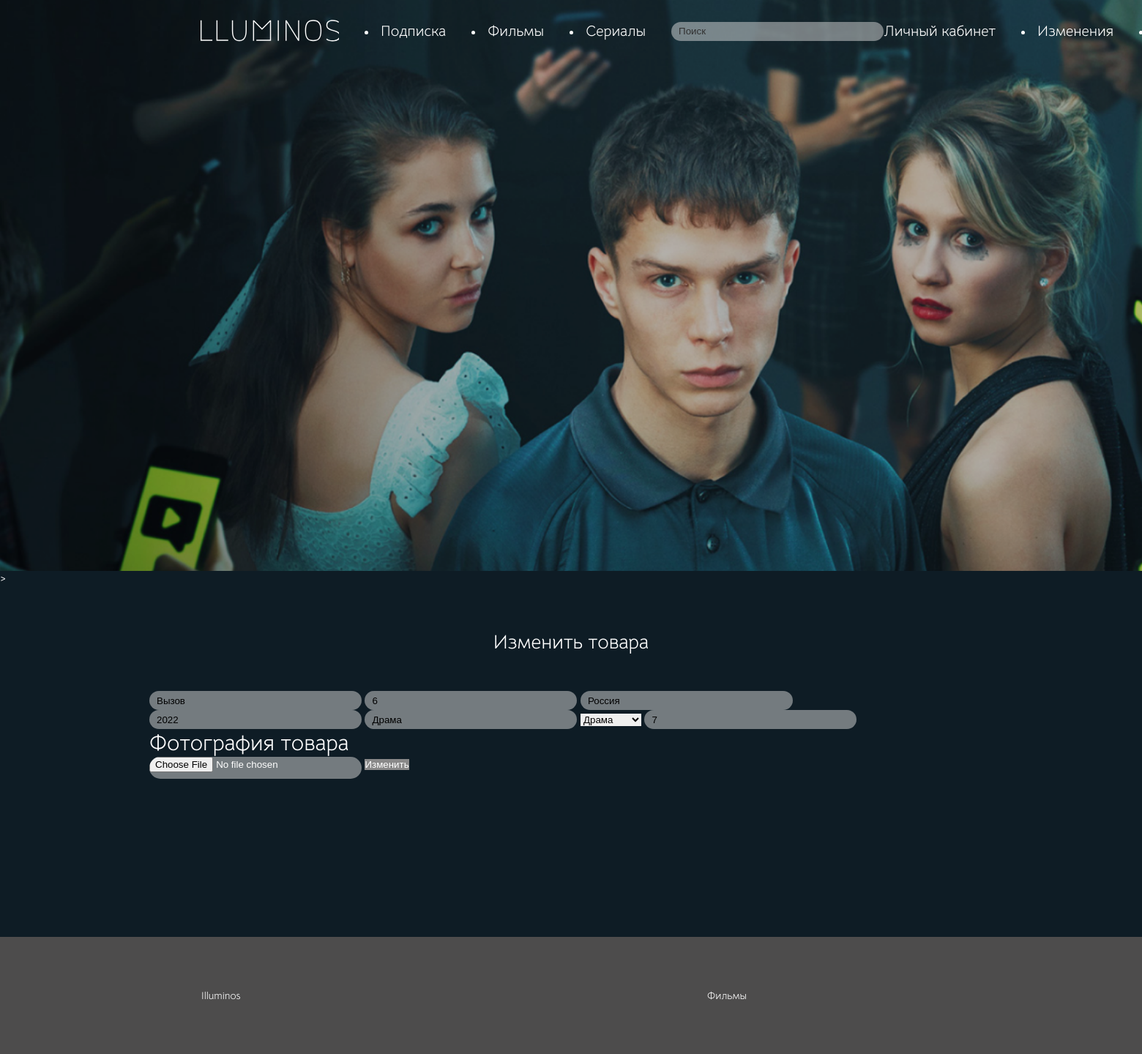
Page /update.php?id=3 (signed in) on the earlier database version.
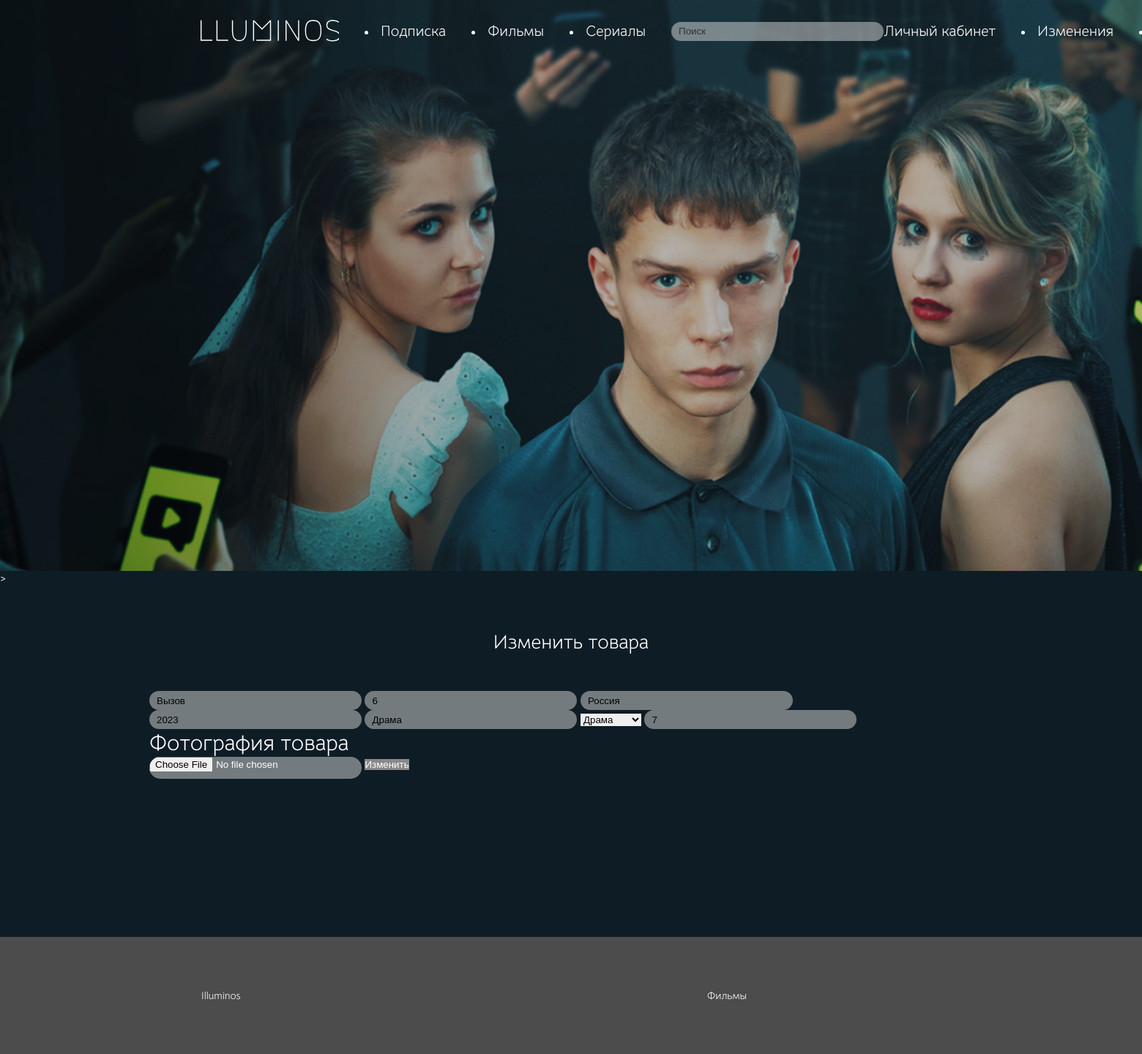
Same page on the later database version.
### tables this page shows
CREATE TABLE `products` (
  `product_id` int(11) NOT NULL,
  `name` varchar(256) NOT NULL,
  `price` int(11) NOT NULL,
  `country` varchar(256) NOT NULL,
  `year` int(11) NOT NULL,
  `model` varchar(256) NOT NULL,
  `category` varchar(256) NOT NULL,
  `time` varchar(255) NOT NULL,
  `count` int(11) NOT NULL,
  `path` varchar(256) NOT NULL,
  `video` varchar(256) NOT NULL,
  `opisanie` text NOT NULL,
  `acters` text NOT NULL,
  `rejiser` text NOT NULL,
  `created_at` timestamp NOT NULL DEFAULT CURRENT_TIMESTAMP
);

### update.php (the view, shortened to what this page needs)
<?php
	$connect = new mysqli("localhost", "root", "", "up1");
	$connect->set_charset("utf8");;
	$sql = "SELECT * FROM `products` WHERE `product_id`=".$_GET["id"];
	$product = $connect->query($sql)->fetch_assoc();
	$result = $connect->query("SELECT * FROM `categories`");
	$categories = "";
	while($row = $result->fetch_assoc()) {
		$selected = ($product["category"] == $row["category"]) ? "selected" : "";
		$categories .= sprintf('<option value="%s" %s>%s</option>', $row["category"], $selected, $row["category"]);
	}
	$menu = '
	<div class="logo">
		 <a href="index.php">
			<img src="assets/img/Illuminos.svg" alt="">
		</a>
	</div>
	<li><a href="login.php">Подписка</a></li>
		<li><a href="films.php">Фильмы</a></li>
		<li><a href="serial.php">Сериалы</a></li>
		<input name="s" placeholder="Поиск" type="search">
		%s
	';
	$m = '';
	if(isset($_SESSION["role"])) {
		$m = '<li><a href="index2.php">Личный кабинет</a></li>';
		$m = '<li><a href="cart.php">Избранное</a></li>';
		$m = '<a href="index2.php">Личный кабинет</a>';
		$m .= ($_SESSION["role"] == "admin") ? '<li><a href="admin.php">Изменения</a></li>' : '';
		$m .= '<li><a href="controllers/logout.php">Выход</a></li>';
	} else
		$m = '
			<li><a href="login.php">Вход</a></li>
			<li><a href="register.php">Регистрация</a></li>
		';
	$menu = sprintf($menu, $m);
?>
  <!DOCTYPE html>
  <html lang="en">
  <head>
	<link rel="stylesheet" href="assets/css/style.css">
	<link rel="stylesheet" href="assets/css/style1.css">
  </head>
  <body>
<div class="main">
	<div class="main_menu">
	   <div class="item">
		   <div class="menu_item">
		   <?= $menu ?>
		  </div>
			 </div>
	</div>
   </div>>
	<main>
		<div class="content">
			<div class="head">Изменить товара</div>
			<form enctype="multipart/form-data" action="controllers/update_product.php" method="POST">
				<input type="text" placeholder="Название" name="name" value="<?= $product["name"] ?>" required>
				<input type="number" placeholder="Цена" name="price" value="<?= $product["price"] ?>" required>
				<input type="text" placeholder="Страна производитель" name="country" value="<?= $product["country"] ?>" required>
				<input type="number" placeholder="Год выпуска" name="year" value="<?= $product["year"] ?>" required>
				<input type="text" placeholder="Модель" name="model" value="<?= $product["model"] ?>" required>
				<select name="category" required>
					<?= $categories ?>
				</select>
				<input type="number" placeholder="Количество на складе" name="count" value="<?= $product["count"] ?>" required>
				<p class="text-left">Фотография товара</p>
				<input type="file" name="image">
				<button>Изменить</button>
			</form>
		</div>
	</main>
	<footer class="footer">
    <div class="container-footer">
        <div class="copyright">
	 Illuminos
        </div>
		<div class="copyright">
	 Фильмы
        </div>
</footer>

Differences in the rows shown:
changed products "Вызов": year "2022" → "2023"
